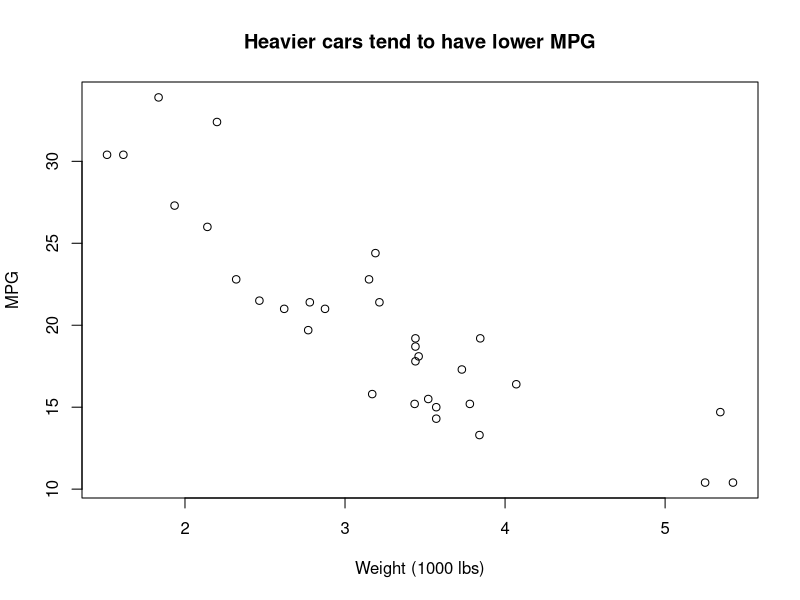
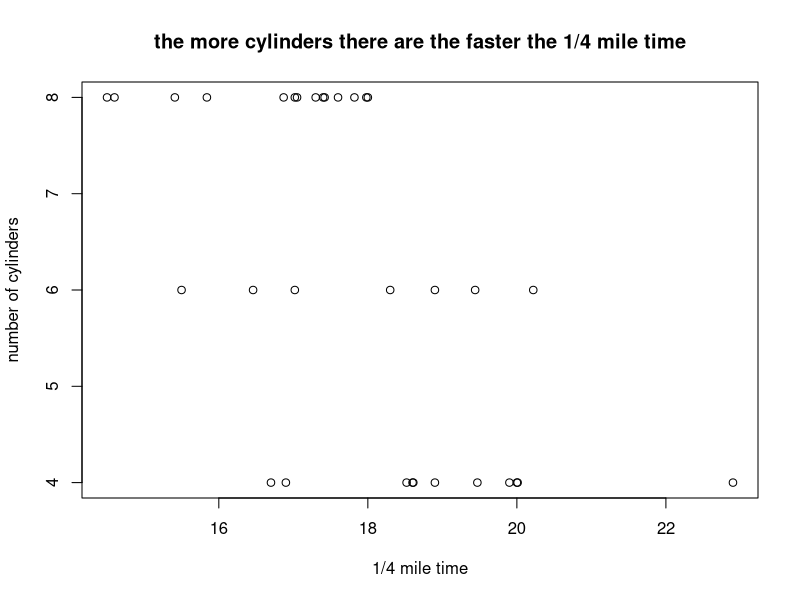
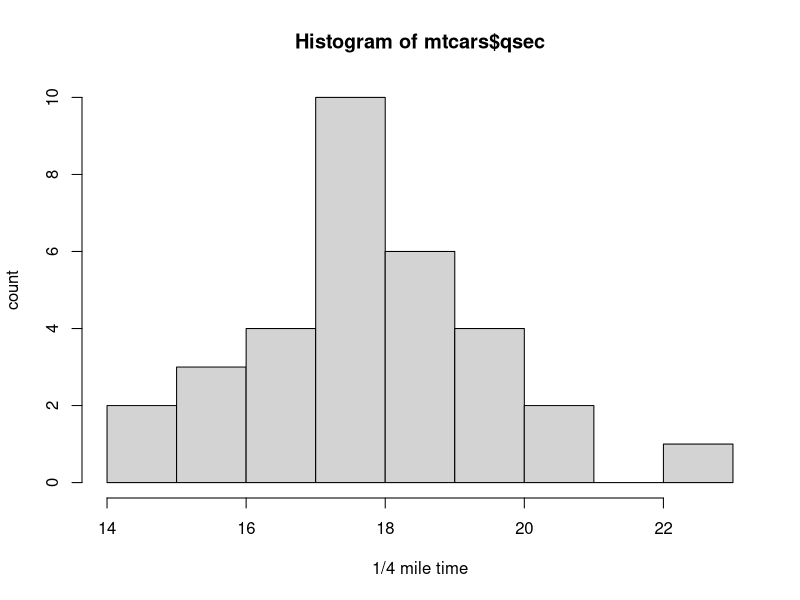
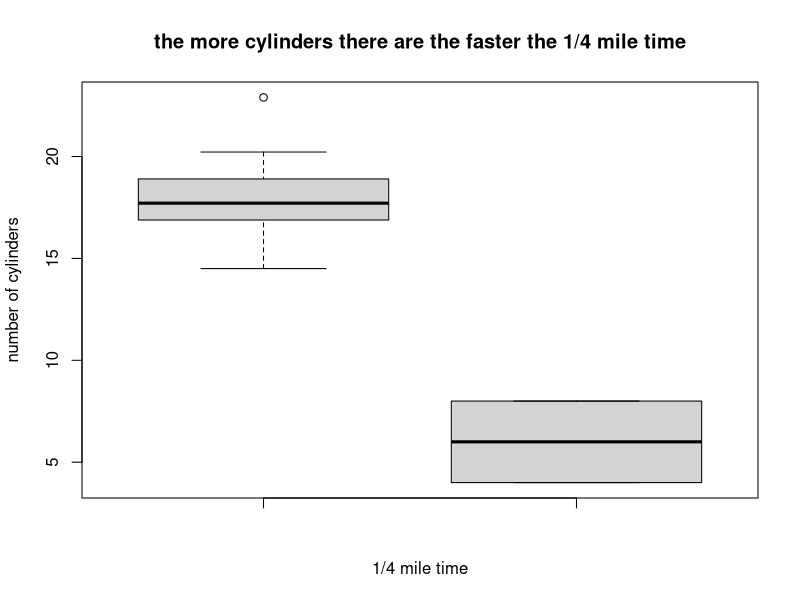

Write the R code that produced these figures, in order.
## ---- chunk 1
0.1 + 0.1 + 0.1 - 0.3
0.3 - 0.1 - 0.1 - 0.1 # a variation

# run this if you want to avoid scientific notation
options(scipen = 999)
## ---- chunk 2
# install.packages("tidyverse")
library(tidyverse)
## ---- chunk 3
mtcars[mtcars$cyl == 6 & mtcars$mpg > 20, c("mpg", "hp")]
## ---- chunk 4
mtcars %>%
  filter(cyl == 6, mpg > 20) %>%
  select(mpg, hp)
## ---- chunk 5
data(mtcars) # reads in the data & adds it to your environment as a dataframe

mtcars_new <- mtcars %>% 
  rownames_to_column("model")

View(mtcars) # opens up the datafram for viewing
head(mtcars, 10) # displays the top few lines of the dataframe
summary(mtcars) # displays a summary of all variables
?mtcars # will open up documentation in your Help tab. works for packages, functions, too!
tail(mtcars)
## ---- chunk 6
mean(mtcars$mpg) # the $ helps you select a specific column/variable of interest
## ---- chunk 7
mean(mtcars$qsec)
## ---- chunk 8
median(mtcars$qsec)
## ---- chunk 9
# this is a scatterplot of mpg by wt
plot(mtcars$wt, mtcars$mpg,
     xlab = "Weight (1000 lbs)", ylab = "MPG",
     main = "Heavier cars tend to have lower MPG")
## ---- chunk 10
plot(mtcars$qsec, mtcars$cyl, 
  xlab = "1/4 mile time", ylab = "number of cylinders",
     main = "the more cylinders there are the faster the 1/4 mile time")

hist(mtcars$qsec,
     xlab = "1/4 mile time", ylab = "count")

boxplot(mtcars$qsec, mtcars$cyl, 
        xlab = "1/4 mile time", ylab = "number of cylinders",
     main = "the more cylinders there are the faster the 1/4 mile time")
